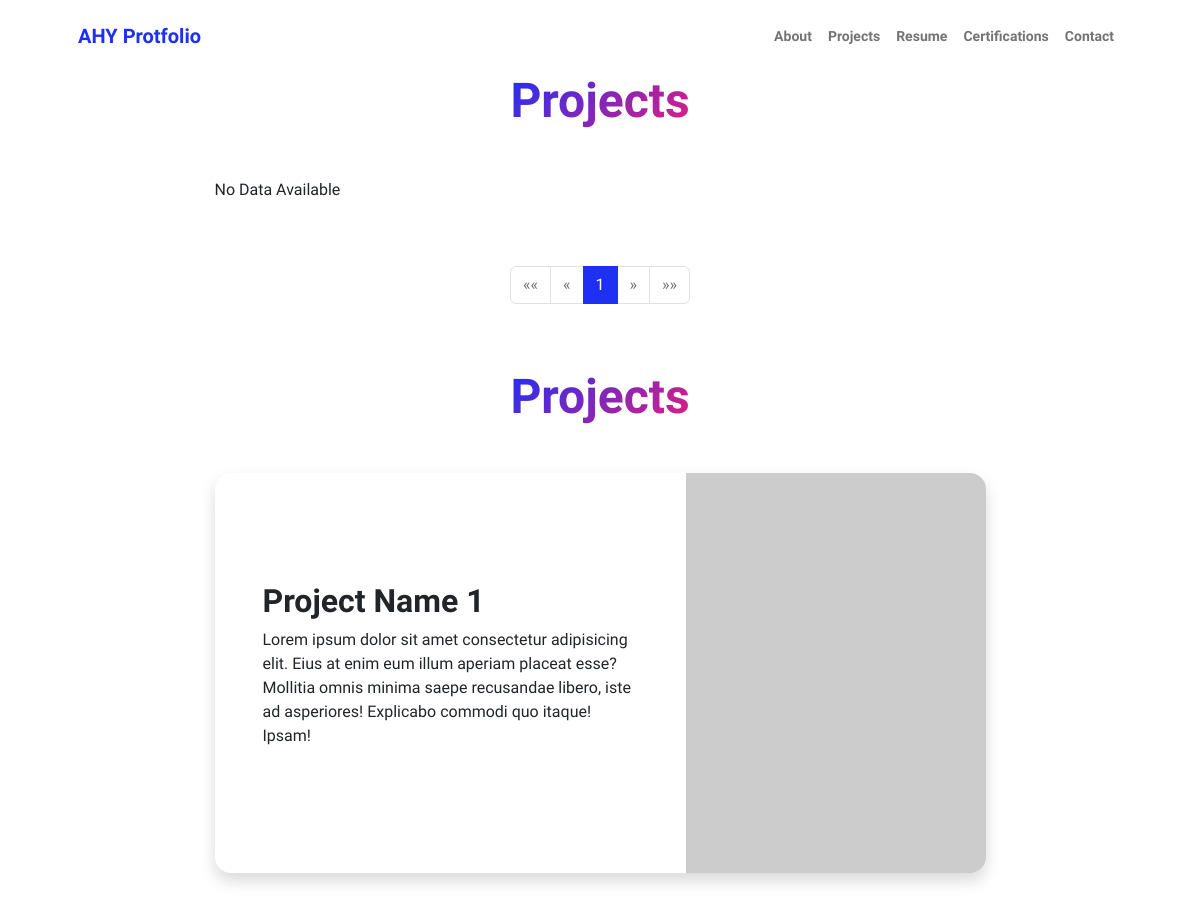
The page /projects/ (upper part) on the database as committed earlier.
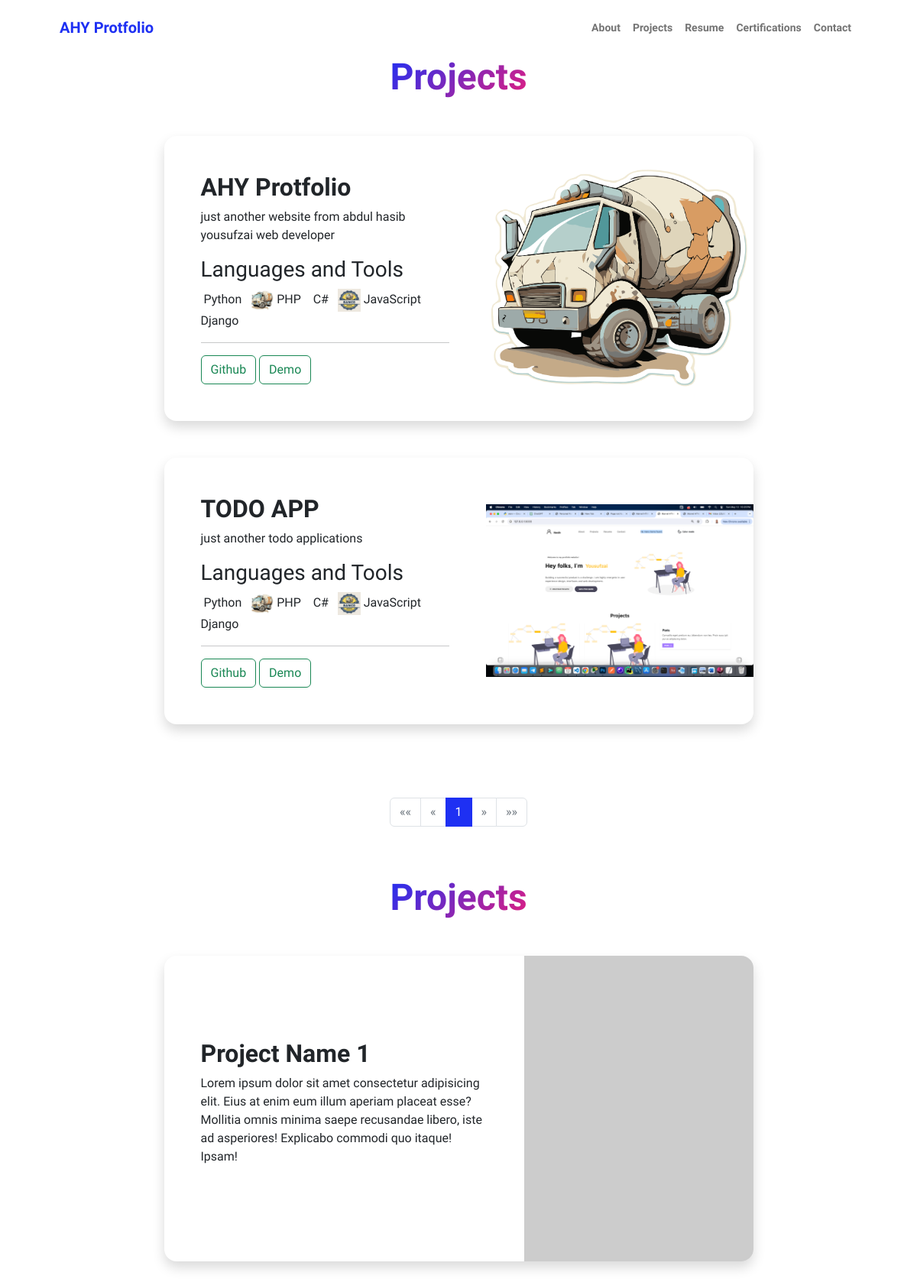
The same page on the database as committed later.
### main/models.py (models this page shows, shortened)
class MenuItem(models.Model):
    name = models.CharField(max_length=255)
    url = models.CharField(max_length=255)

class Project(models.Model):
    CATEGORY_CHOICES = [
        ('software', 'Software'),
        ('network', 'Network'),
        ('cybersecurity', 'Cybersecurity'),
        ('other', 'Other'),
    ]
    title = models.CharField(max_length=255)
    description = models.TextField(blank=True)
    image = models.ImageField(upload_to='static/projects/', blank=True)
    url = models.URLField()
    github_url = models.URLField(blank=True, null=True)
    category = models.CharField(max_length=50, choices=CATEGORY_CHOICES, default='software')
    programmin_languages = models.ManyToManyField(ProgrammingLanguage, related_name='projects')
    frameworks_and_tools = models.ManyToManyField(FrameworkAndTool, related_name='projects')

class ProgrammingLanguage(models.Model):
    name = models.CharField(max_length=255, unique=True)
    image = models.ImageField(upload_to='static/programming_languages/', blank=True, null=True)

class FrameworkAndTool(models.Model):
    TYPE_CHOICES = (
        ('Framework', 'Framework'),
        ('Tool', 'Tool'),
    )
    name = models.CharField(max_length=255, unique=True)
    description = models.TextField(blank=True, null=True)
    type = models.CharField(max_length=20, choices=TYPE_CHOICES)
    category = models.ForeignKey(Framework_Tools_Category, on_delete=models.CASCADE, related_name='frameworks_and_tools')
    image = models.ImageField(upload_to='static/framework_tools/', blank=True, null=True)

### main/views.py (the view)
# urls.py: path('projects/',list_project,name='projects')
def list_project(request):
    menu_items = MenuItem.objects.all()
    projects = Project.objects.all()
    paginator = Paginator(projects, 5)  # Show 5 projects per page
    page_number = request.GET.get('page')
    page_obj = paginator.get_page(page_number)
    context = {
        'page_obj': page_obj,
        'menu_items':menu_items
    }
    return render(request, 'main/projects.html', context)

### templates/main/projects.html (shortened to what this page needs)
{% extends 'base.html' %}
{% load static %}
{% block content %}
<section>
    <div class="container px-5 mb-5">
        <div class="text-center mb-5">
            <h1 class="display-5 fw-bolder mb-0"><span class="text-gradient d-inline">Projects</span></h1>
        </div>
        <div class="row gx-5 justify-content-center">
            <div class="col-lg-11 col-xl-9 col-xxl-8">
                {% for project in page_obj %}
                <div class="card overflow-hidden shadow rounded-4 border-0 mb-5">
                    <div class="card-body p-0">
                        <div class="d-flex align-items-center">
                            <div class="p-5">
                                <h2 class="fw-bolder">{{project.title}}</h2>
                                <p>{{project.description}}</p>
                                <h3>Languages and Tools</h3>
                                <p>
                                    {% for language in project.programmin_languages.all %}
                                    <span> <img src="/{{language.image}}"style="max-width:30px;" alt=""> {{language.name}} &nbsp;</span>
                                    {% endfor %}
                                    {% for ftool in project.frameworks_and_tools.all %}
                                    <span> <img src="/{{ftool.image}}"style="max-width:30px;" alt=""> {{ftool.name}} &nbsp;</span>
                                    {% endfor %}
                                </p>
                                <hr>
                               <div>
                                <a href="#" class="btn btn-outline-success">Github</a>
                                <a href="#" class="btn btn-outline-success">Demo</a>
                               </div>
                            </div>
                            <img class="img-fluid" src="/{{project.image}}" style="max-width: 350px;" alt="..." />
                        </div>
                    </div>
                </div>
                {% empty %}
                <p>No Data Available</p>
            {% endfor %}
            </div>
        </div>
    </div>
    <div class="container mt-5">
        <nav aria-label="Page navigation">
            <ul class="pagination justify-content-center">
                {% if page_obj.has_previous %}
                    <li class="page-item">
                        <a class="page-link" href="?page=1" aria-label="First">
                            <span aria-hidden="true">&laquo;&laquo;</span>
                        </a>
                    </li>
                    <li class="page-item">
                        <a class="page-link" href="?page={{ page_obj.previous_page_number }}" aria-label="Previous">
                            <span aria-hidden="true">&laquo;</span>
                        </a>
                    </li>
                {% else %}
                    <li class="page-item disabled">
                        <span class="page-link" aria-hidden="true">&laquo;&laquo;</span>
                    </li>
                    <li class="page-item disabled">
                        <span class="page-link" aria-hidden="true">&laquo;</span>
                    </li>
                {% endif %}
                {% for num in page_obj.paginator.page_range %}
                    {% if page_obj.number == num %}
                        <li class="page-item active"><span class="page-link">{{ num }}</span></li>
                    {% else %}
                        <li class="page-item"><a class="page-link" href="?page={{ num }}">{{ num }}</a></li>
                    {% endif %}
                {% endfor %}
                {% if page_obj.has_next %}
                    <li class="page-item">
                        <a class="page-link" href="?page={{ page_obj.next_page_number }}" aria-label="Next">
                            <span aria-hidden="true">&raquo;</span>
                        </a>
                    </li>
                    <li class="page-item">
                        <a class="page-link" href="?page={{ page_obj.paginator.num_pages }}" aria-label="Last">
                            <span aria-hidden="true">&raquo;&raquo;</span>
                        </a>
                    </li>
                {% else %}
                    <li class="page-item disabled">
                        <span class="page-link" aria-hidden="true">&raquo;</span>
                    </li>
                    <li class="page-item disabled">
                        <span class="page-link" aria-hidden="true">&raquo;&raquo;</span>
                    </li>
                {% endif %}
            </ul>
        </nav>
    </div>
</section>
         <section class="py-5">
            <div class="container px-5 mb-5">
                <div class="text-center mb-5">
                    <h1 class="display-5 fw-bolder mb-0"><span class="text-gradient d-inline">Projects</span></h1>
                </div>
                <div class="row gx-5 justify-content-center">
                    <div class="col-lg-11 col-xl-9 col-xxl-8">
                        <div class="card overflow-hidden shadow rounded-4 border-0 mb-5">
                            <div class="card-body p-0">
                                <div class="d-flex align-items-center">
                                    <div class="p-5">
                                        <h2 class="fw-bolder">Project Name 1</h2>
                                        <p>Lorem ipsum dolor sit amet consectetur adipisicing elit. Eius at enim eum illum aperiam placeat esse? Mollitia omnis minima saepe recusandae libero, iste ad asperiores! Explicabo commodi quo itaque! Ipsam!</p>
                                    </div>
                                    <img class="img-fluid" src="https://dummyimage.com/300x400/343a40/6c757d" alt="..." />
                                </div>
                            </div>
                        </div>
                    </div>
                </div>
            </div>
        </section>
{% endblock content %}

### templates/base.html (shortened to what this page needs)
{% load static %}
{% include 'partials/_header.html' %}
    <body class="d-flex flex-column h-100">
        <main class="flex-shrink-0">
           {% include 'partials/_nav.html' %}
            <section>
              {% block content %}
              {% endblock content %}
            </section>
        </main>
    </body>
</html>

### templates/partials/_header.html (shortened to what this page needs)
{% load static %}
<!DOCTYPE html>
<html lang="en">
    <head>
        <link href="https://cdn.jsdelivr.net/npm/bootstrap-icons@1.8.1/font/bootstrap-icons.css" rel="stylesheet" />
        <link href=" {% static 'css/styles.css' %} " rel="stylesheet" />
    </head>

### templates/partials/_nav.html (shortened to what this page needs)
<nav class="navbar navbar-expand-lg navbar-light bg-white py-3">
    <div class="container px-5">
        <a class="navbar-brand" href="index.html"><span class="fw-bolder text-primary">AHY Protfolio</span></a>
        <div class="collapse navbar-collapse" id="navbarSupportedContent">
            <ul class="navbar-nav ms-auto mb-2 mb-lg-0 small fw-bolder">
                {% for menu_item in menu_items  %}
                <li class="nav-item"><a class="nav-link" href="{% url 'main:about' %}">{{menu_item.name}}</a></li>
                {% empty %}
                    <h1>No Items Found!</h1>
                {% endfor %}
            </ul>
        </div>
    </div>
</nav>

Rows that differ between the two databases and show on the page:
added Project: title "AHY Protfolio", description "just another website from abdul hasib yousufzai web developer", image (picture)
added ProgrammingLanguage: name "Python"
added ProgrammingLanguage: image (picture), name "PHP"
added ProgrammingLanguage: name "C#"
added ProgrammingLanguage: image (picture), name "JavaScript"
added FrameworkAndTool: name "Django"
added Project: title "TODO APP", description "just another todo applications", image (picture)
Other text that changed with them:
text no longer shown: "No Data Available"
